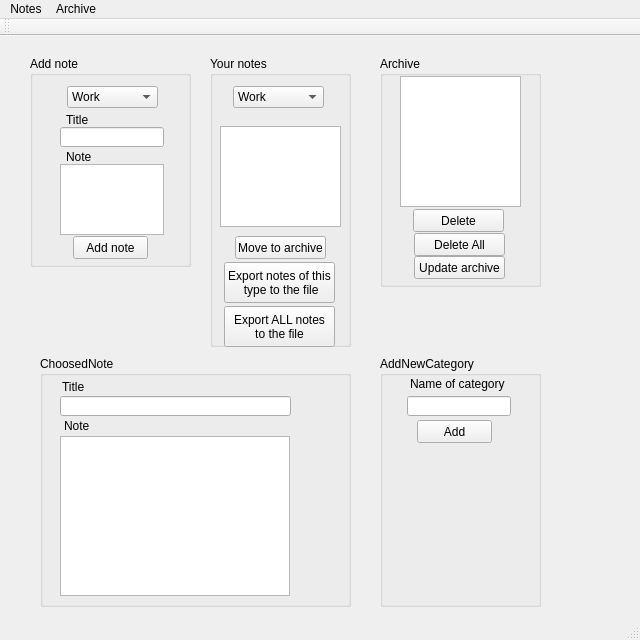
<?xml version="1.0" encoding="UTF-8"?>
<ui version="4.0">
 <class>MainWindow</class>
 <widget class="QMainWindow" name="MainWindow">
  <property name="geometry">
   <rect>
    <x>0</x>
    <y>0</y>
    <width>640</width>
    <height>640</height>
   </rect>
  </property>
  <property name="focusPolicy">
   <enum>Qt::ClickFocus</enum>
  </property>
  <property name="windowTitle">
   <string>MainWindow</string>
  </property>
  <widget class="QWidget" name="centralWidget">
   <widget class="QGroupBox" name="groupBox">
    <property name="geometry">
     <rect>
      <x>30</x>
      <y>20</y>
      <width>161</width>
      <height>211</height>
     </rect>
    </property>
    <property name="title">
     <string>Add note</string>
    </property>
    <widget class="QPushButton" name="addNoteButton">
     <property name="geometry">
      <rect>
       <x>43</x>
       <y>180</y>
       <width>75</width>
       <height>23</height>
      </rect>
     </property>
     <property name="text">
      <string>Add note</string>
     </property>
    </widget>
    <widget class="QTextEdit" name="addNoteTextEdit">
     <property name="geometry">
      <rect>
       <x>30</x>
       <y>108</y>
       <width>104</width>
       <height>71</height>
      </rect>
     </property>
     <property name="focusPolicy">
      <enum>Qt::ClickFocus</enum>
     </property>
    </widget>
    <widget class="QComboBox" name="addNoteComboBox">
     <property name="geometry">
      <rect>
       <x>37</x>
       <y>30</y>
       <width>91</width>
       <height>22</height>
      </rect>
     </property>
     <item>
      <property name="text">
       <string>Work</string>
      </property>
     </item>
     <item>
      <property name="text">
       <string>Personal</string>
      </property>
     </item>
     <item>
      <property name="text">
       <string>Hobbies</string>
      </property>
     </item>
    </widget>
    <widget class="QLabel" name="label">
     <property name="geometry">
      <rect>
       <x>36</x>
       <y>94</y>
       <width>47</width>
       <height>13</height>
      </rect>
     </property>
     <property name="text">
      <string>Note</string>
     </property>
    </widget>
    <widget class="QLabel" name="label_2">
     <property name="geometry">
      <rect>
       <x>36</x>
       <y>57</y>
       <width>47</width>
       <height>13</height>
      </rect>
     </property>
     <property name="text">
      <string>Title</string>
     </property>
    </widget>
    <widget class="QLineEdit" name="addNoteLineEdit">
     <property name="geometry">
      <rect>
       <x>30</x>
       <y>71</y>
       <width>104</width>
       <height>20</height>
      </rect>
     </property>
    </widget>
   </widget>
   <widget class="QGroupBox" name="groupBox_2">
    <property name="geometry">
     <rect>
      <x>210</x>
      <y>20</y>
      <width>141</width>
      <height>291</height>
     </rect>
    </property>
    <property name="title">
     <string>Your notes</string>
    </property>
    <widget class="QListWidget" name="yourNotesListWidget">
     <property name="geometry">
      <rect>
       <x>10</x>
       <y>70</y>
       <width>121</width>
       <height>101</height>
      </rect>
     </property>
     <property name="mouseTracking">
      <bool>false</bool>
     </property>
     <property name="tabletTracking">
      <bool>false</bool>
     </property>
     <property name="dragEnabled">
      <bool>false</bool>
     </property>
     <property name="selectionMode">
      <enum>QAbstractItemView::MultiSelection</enum>
     </property>
    </widget>
    <widget class="QComboBox" name="yourNotesComboBox">
     <property name="geometry">
      <rect>
       <x>23</x>
       <y>30</y>
       <width>91</width>
       <height>22</height>
      </rect>
     </property>
     <item>
      <property name="text">
       <string>Work</string>
      </property>
     </item>
     <item>
      <property name="text">
       <string>Personal</string>
      </property>
     </item>
     <item>
      <property name="text">
       <string>Hobbies</string>
      </property>
     </item>
    </widget>
    <widget class="QPushButton" name="moveToArchiveButton">
     <property name="geometry">
      <rect>
       <x>25</x>
       <y>180</y>
       <width>91</width>
       <height>23</height>
      </rect>
     </property>
     <property name="text">
      <string>Move to archive</string>
     </property>
    </widget>
    <widget class="QPushButton" name="exportButton">
     <property name="geometry">
      <rect>
       <x>14</x>
       <y>206</y>
       <width>111</width>
       <height>41</height>
      </rect>
     </property>
     <property name="text">
      <string>Export notes of this
 type to the file</string>
     </property>
    </widget>
    <widget class="QPushButton" name="exportAllButton">
     <property name="geometry">
      <rect>
       <x>14</x>
       <y>250</y>
       <width>111</width>
       <height>41</height>
      </rect>
     </property>
     <property name="text">
      <string>Export ALL notes 
to the file</string>
     </property>
    </widget>
   </widget>
   <widget class="QGroupBox" name="groupBox_3">
    <property name="geometry">
     <rect>
      <x>380</x>
      <y>20</y>
      <width>161</width>
      <height>231</height>
     </rect>
    </property>
    <property name="title">
     <string>Archive</string>
    </property>
    <widget class="QListWidget" name="archiveListWidget">
     <property name="geometry">
      <rect>
       <x>20</x>
       <y>20</y>
       <width>121</width>
       <height>131</height>
      </rect>
     </property>
    </widget>
    <widget class="QPushButton" name="archiveUpdateButton">
     <property name="geometry">
      <rect>
       <x>34</x>
       <y>200</y>
       <width>91</width>
       <height>23</height>
      </rect>
     </property>
     <property name="text">
      <string>Update archive</string>
     </property>
    </widget>
    <widget class="QPushButton" name="archiveDeleteButton">
     <property name="geometry">
      <rect>
       <x>33</x>
       <y>153</y>
       <width>91</width>
       <height>23</height>
      </rect>
     </property>
     <property name="text">
      <string>Delete</string>
     </property>
    </widget>
    <widget class="QPushButton" name="archiveDeleteAllButton">
     <property name="geometry">
      <rect>
       <x>34</x>
       <y>177</y>
       <width>91</width>
       <height>23</height>
      </rect>
     </property>
     <property name="text">
      <string>Delete All</string>
     </property>
    </widget>
   </widget>
   <widget class="QGroupBox" name="groupBox_4">
    <property name="geometry">
     <rect>
      <x>40</x>
      <y>320</y>
      <width>311</width>
      <height>251</height>
     </rect>
    </property>
    <property name="title">
     <string>ChoosedNote</string>
    </property>
    <widget class="QPlainTextEdit" name="choosedNotePlainTextEdit">
     <property name="geometry">
      <rect>
       <x>20</x>
       <y>80</y>
       <width>230</width>
       <height>160</height>
      </rect>
     </property>
     <property name="readOnly">
      <bool>true</bool>
     </property>
    </widget>
    <widget class="QLabel" name="label_3">
     <property name="geometry">
      <rect>
       <x>24</x>
       <y>63</y>
       <width>47</width>
       <height>13</height>
      </rect>
     </property>
     <property name="text">
      <string>Note</string>
     </property>
    </widget>
    <widget class="QLabel" name="label_4">
     <property name="geometry">
      <rect>
       <x>22</x>
       <y>24</y>
       <width>47</width>
       <height>13</height>
      </rect>
     </property>
     <property name="text">
      <string>Title</string>
     </property>
    </widget>
    <widget class="QLineEdit" name="choosedNoteLineEdit">
     <property name="geometry">
      <rect>
       <x>20</x>
       <y>40</y>
       <width>231</width>
       <height>20</height>
      </rect>
     </property>
     <property name="readOnly">
      <bool>true</bool>
     </property>
    </widget>
   </widget>
   <widget class="QGroupBox" name="groupBox_5">
    <property name="geometry">
     <rect>
      <x>380</x>
      <y>320</y>
      <width>161</width>
      <height>251</height>
     </rect>
    </property>
    <property name="title">
     <string>AddNewCategory</string>
    </property>
    <widget class="QLineEdit" name="addNewCategoryLineEdit">
     <property name="geometry">
      <rect>
       <x>27</x>
       <y>40</y>
       <width>104</width>
       <height>20</height>
      </rect>
     </property>
    </widget>
    <widget class="QLabel" name="label_5">
     <property name="geometry">
      <rect>
       <x>30</x>
       <y>20</y>
       <width>111</width>
       <height>16</height>
      </rect>
     </property>
     <property name="text">
      <string>Name of category</string>
     </property>
    </widget>
    <widget class="QPushButton" name="addNewCategoryPushButton">
     <property name="geometry">
      <rect>
       <x>37</x>
       <y>64</y>
       <width>75</width>
       <height>23</height>
      </rect>
     </property>
     <property name="text">
      <string>Add</string>
     </property>
    </widget>
   </widget>
  </widget>
  <widget class="QMenuBar" name="menuBar">
   <property name="geometry">
    <rect>
     <x>0</x>
     <y>0</y>
     <width>640</width>
     <height>21</height>
    </rect>
   </property>
   <widget class="QMenu" name="menuNotes">
    <property name="title">
     <string>Notes</string>
    </property>
   </widget>
   <widget class="QMenu" name="menuArchive">
    <property name="title">
     <string>Archive</string>
    </property>
    <addaction name="separator"/>
   </widget>
   <addaction name="menuNotes"/>
   <addaction name="menuArchive"/>
  </widget>
  <widget class="QToolBar" name="mainToolBar">
   <attribute name="toolBarArea">
    <enum>TopToolBarArea</enum>
   </attribute>
   <attribute name="toolBarBreak">
    <bool>false</bool>
   </attribute>
  </widget>
  <widget class="QStatusBar" name="statusBar"/>
 </widget>
 <layoutdefault spacing="6" margin="11"/>
 <resources/>
 <connections/>
</ui>
